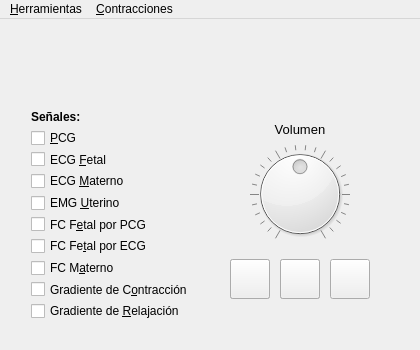
<?xml version="1.0" encoding="UTF-8"?>
<ui version="4.0">
 <class>MainWindow</class>
 <widget class="QMainWindow" name="MainWindow">
  <property name="geometry">
   <rect>
    <x>0</x>
    <y>0</y>
    <width>420</width>
    <height>350</height>
   </rect>
  </property>
  <property name="windowTitle">
   <string>MainWindow</string>
  </property>
  <widget class="QWidget" name="centralWidget">
   <widget class="QPushButton" name="playPushButton">
    <property name="geometry">
     <rect>
      <x>230</x>
      <y>240</y>
      <width>40</width>
      <height>40</height>
     </rect>
    </property>
    <property name="text">
     <string/>
    </property>
    <property name="icon">
     <iconset resource="images.qrc">
      <normaloff>:/icons/Images/play.png</normaloff>:/icons/Images/play.png</iconset>
    </property>
    <property name="iconSize">
     <size>
      <width>30</width>
      <height>30</height>
     </size>
    </property>
   </widget>
   <widget class="QPushButton" name="pausePushButton">
    <property name="geometry">
     <rect>
      <x>230</x>
      <y>240</y>
      <width>40</width>
      <height>40</height>
     </rect>
    </property>
    <property name="text">
     <string/>
    </property>
    <property name="icon">
     <iconset resource="images.qrc">
      <normaloff>:/icons/Images/pause.ico</normaloff>:/icons/Images/pause.ico</iconset>
    </property>
    <property name="iconSize">
     <size>
      <width>30</width>
      <height>30</height>
     </size>
    </property>
   </widget>
   <widget class="QDial" name="volumeDial">
    <property name="geometry">
     <rect>
      <x>250</x>
      <y>125</y>
      <width>100</width>
      <height>100</height>
     </rect>
    </property>
    <property name="maximum">
     <number>100</number>
    </property>
    <property name="pageStep">
     <number>10</number>
    </property>
    <property name="value">
     <number>50</number>
    </property>
    <property name="sliderPosition">
     <number>50</number>
    </property>
    <property name="wrapping">
     <bool>false</bool>
    </property>
    <property name="notchesVisible">
     <bool>true</bool>
    </property>
   </widget>
   <widget class="QLabel" name="volumeLabel">
    <property name="geometry">
     <rect>
      <x>270</x>
      <y>100</y>
      <width>60</width>
      <height>20</height>
     </rect>
    </property>
    <property name="font">
     <font>
      <pointsize>10</pointsize>
     </font>
    </property>
    <property name="text">
     <string>Volumen</string>
    </property>
    <property name="alignment">
     <set>Qt::AlignCenter</set>
    </property>
   </widget>
   <widget class="QPushButton" name="recPushButton">
    <property name="geometry">
     <rect>
      <x>280</x>
      <y>240</y>
      <width>40</width>
      <height>40</height>
     </rect>
    </property>
    <property name="text">
     <string/>
    </property>
    <property name="icon">
     <iconset resource="images.qrc">
      <normaloff>:/icons/Images/rec.png</normaloff>:/icons/Images/rec.png</iconset>
    </property>
    <property name="iconSize">
     <size>
      <width>20</width>
      <height>20</height>
     </size>
    </property>
   </widget>
   <widget class="QPushButton" name="stopPushButton">
    <property name="geometry">
     <rect>
      <x>280</x>
      <y>240</y>
      <width>40</width>
      <height>40</height>
     </rect>
    </property>
    <property name="text">
     <string/>
    </property>
    <property name="icon">
     <iconset resource="images.qrc">
      <normaloff>:/icons/Images/stop.ico</normaloff>:/icons/Images/stop.ico</iconset>
    </property>
    <property name="iconSize">
     <size>
      <width>30</width>
      <height>30</height>
     </size>
    </property>
   </widget>
   <widget class="QLabel" name="nameLabel">
    <property name="geometry">
     <rect>
      <x>130</x>
      <y>15</y>
      <width>160</width>
      <height>50</height>
     </rect>
    </property>
    <property name="text">
     <string/>
    </property>
    <property name="pixmap">
     <pixmap resource="images.qrc">:/icons/Images/Logo2.png</pixmap>
    </property>
    <property name="scaledContents">
     <bool>true</bool>
    </property>
   </widget>
   <widget class="QPushButton" name="screenPushButton">
    <property name="geometry">
     <rect>
      <x>330</x>
      <y>240</y>
      <width>40</width>
      <height>40</height>
     </rect>
    </property>
    <property name="text">
     <string/>
    </property>
    <property name="icon">
     <iconset resource="images.qrc">
      <normaloff>:/icons/Images/screen.png</normaloff>:/icons/Images/screen.png</iconset>
    </property>
    <property name="iconSize">
     <size>
      <width>25</width>
      <height>25</height>
     </size>
    </property>
    <property name="flat">
     <bool>false</bool>
    </property>
   </widget>
   <widget class="QWidget" name="layoutWidget">
    <property name="geometry">
     <rect>
      <x>20</x>
      <y>80</y>
      <width>196</width>
      <height>231</height>
     </rect>
    </property>
    <layout class="QVBoxLayout" name="verticalLayout">
     <item>
      <widget class="QLabel" name="label">
       <property name="font">
        <font>
         <weight>75</weight>
         <bold>true</bold>
        </font>
       </property>
       <property name="text">
        <string>Señales:</string>
       </property>
      </widget>
     </item>
     <item>
      <widget class="QCheckBox" name="checkBox">
       <property name="text">
        <string>&amp;PCG</string>
       </property>
      </widget>
     </item>
     <item>
      <widget class="QCheckBox" name="checkBox_2">
       <property name="text">
        <string>ECG &amp;Fetal</string>
       </property>
      </widget>
     </item>
     <item>
      <widget class="QCheckBox" name="checkBox_3">
       <property name="text">
        <string>ECG &amp;Materno</string>
       </property>
      </widget>
     </item>
     <item>
      <widget class="QCheckBox" name="checkBox_4">
       <property name="text">
        <string>EMG &amp;Uterino</string>
       </property>
      </widget>
     </item>
     <item>
      <widget class="QCheckBox" name="checkBox_5">
       <property name="text">
        <string>FC F&amp;etal por PCG</string>
       </property>
      </widget>
     </item>
     <item>
      <widget class="QCheckBox" name="checkBox_6">
       <property name="text">
        <string>FC Fe&amp;tal por ECG</string>
       </property>
      </widget>
     </item>
     <item>
      <widget class="QCheckBox" name="checkBox_7">
       <property name="text">
        <string>FC M&amp;aterno</string>
       </property>
      </widget>
     </item>
     <item>
      <widget class="QCheckBox" name="checkBox_8">
       <property name="text">
        <string>Gradiente de C&amp;ontracción</string>
       </property>
      </widget>
     </item>
     <item>
      <widget class="QCheckBox" name="checkBox_9">
       <property name="text">
        <string>Gradiente de &amp;Relajación</string>
       </property>
      </widget>
     </item>
    </layout>
   </widget>
  </widget>
  <widget class="QMenuBar" name="menuBar">
   <property name="geometry">
    <rect>
     <x>0</x>
     <y>0</y>
     <width>420</width>
     <height>26</height>
    </rect>
   </property>
   <widget class="QMenu" name="menu_Tools">
    <property name="title">
     <string>&amp;Herramientas</string>
    </property>
    <widget class="QMenu" name="menu_Port">
     <property name="title">
      <string>&amp;Puerto</string>
     </property>
    </widget>
    <addaction name="menu_Port"/>
    <addaction name="action_Filtrar"/>
   </widget>
   <widget class="QMenu" name="menu_Contracciones">
    <property name="title">
     <string>&amp;Contracciones</string>
    </property>
    <addaction name="actionMonitoreo_Activo"/>
    <addaction name="actionAlerta_de_Trabajo_de_Parto"/>
   </widget>
   <addaction name="menu_Tools"/>
   <addaction name="menu_Contracciones"/>
  </widget>
  <action name="action_Filtrar">
   <property name="checkable">
    <bool>true</bool>
   </property>
   <property name="checked">
    <bool>false</bool>
   </property>
   <property name="text">
    <string>&amp;Filtrar</string>
   </property>
  </action>
  <action name="actionMonitoreo_Activo">
   <property name="checkable">
    <bool>true</bool>
   </property>
   <property name="text">
    <string>Monitoreo Activo</string>
   </property>
  </action>
  <action name="actionAlerta_de_Trabajo_de_Parto">
   <property name="checkable">
    <bool>true</bool>
   </property>
   <property name="text">
    <string>Alerta de Trabajo de Parto</string>
   </property>
  </action>
 </widget>
 <layoutdefault spacing="6" margin="11"/>
 <resources>
  <include location="images.qrc"/>
 </resources>
 <connections/>
</ui>
